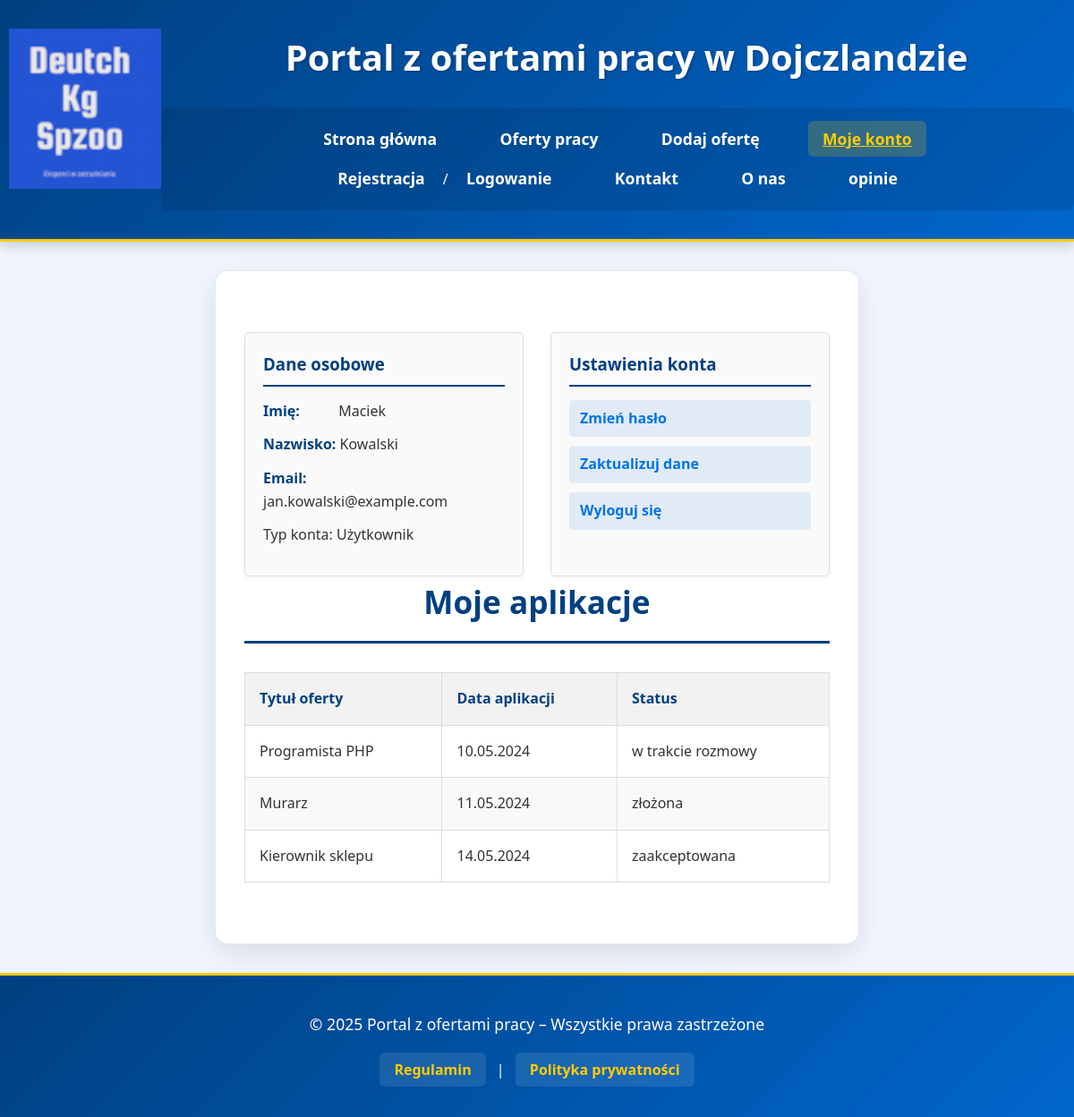
Page /konto.php (signed in) on the committed database.
### tables this page shows
CREATE TABLE `uzytkownicy` (
  `id` int(11) NOT NULL,
  `imie` varchar(100) DEFAULT NULL,
  `nazwisko` varchar(100) DEFAULT NULL,
  `email` varchar(255) NOT NULL,
  `telefon` varchar(20) DEFAULT NULL,
  `zdjecie_profilowe` varchar(255) DEFAULT NULL,
  `haslo` varchar(255) NOT NULL,
  `opis` text DEFAULT NULL,
  `rola` enum('uzytkownik','pracodawca','admin') DEFAULT 'uzytkownik',
  `aktywny` tinyint(1) DEFAULT 1,
  `data_rejestracji` datetime DEFAULT current_timestamp(),
  `ostatnie_logowanie` datetime DEFAULT NULL,
  `pensja` decimal(10,2) DEFAULT NULL
);

CREATE TABLE `aplikacje` (
  `id` int(11) NOT NULL,
  `id_uzytkownika` int(11) NOT NULL,
  `id_oferty` int(11) NOT NULL,
  `wiadomosc` text DEFAULT NULL,
  `cv_plik` varchar(255) DEFAULT NULL,
  `list_plik` varchar(255) DEFAULT NULL,
  `data_aplikacji` datetime DEFAULT current_timestamp(),
  `status` enum('złożona','w recenzji','odrzucona','zaakceptowana','w trakcie rozmowy') DEFAULT 'złożona',
  `data_aktualizacji` datetime DEFAULT NULL
);

CREATE TABLE `oferty` (
  `id` int(11) NOT NULL,
  `tytul` varchar(255) NOT NULL,
  `opis` text NOT NULL,
  `firma` varchar(255) NOT NULL,
  `lokalizacja` varchar(255) DEFAULT NULL,
  `wynagrodzenie_min` decimal(10,2) DEFAULT NULL,
  `wynagrodzenie_max` decimal(10,2) DEFAULT NULL,
  `typ_pracy` enum('pełny etat','część etatu','tymczasowa','staż','praktyka','freelance') DEFAULT 'pełny etat',
  `zdalna` tinyint(1) DEFAULT 0,
  `termin_aplikacji` date DEFAULT NULL,
  `kategoria` varchar(100) DEFAULT NULL,
  `data_dodania` datetime DEFAULT current_timestamp(),
  `id_pracodawcy` int(11) NOT NULL
);

### konto.php (the view, shortened to what this page needs)
<?php
require_once 'config.php';
$user_id = $_SESSION['user_id'];
$user_data = [];
try {
    $stmt = $conn->prepare("SELECT imie, nazwisko, email, rola FROM uzytkownicy WHERE id = ?");
    $stmt->bind_param('i', $user_id);
    $stmt->execute();
    $result = $stmt->get_result();
    if ($result->num_rows === 1) {
        $user_data = $result->fetch_assoc();
    } else {
        session_destroy();
        header('Location: logowanie.php');
        exit();
    }
} catch (Exception $e) {
    die("Wystąpił błąd: " . $e->getMessage());
}
$applications = [];
try {
    $stmt = $conn->prepare("SELECT a.id, o.tytul, a.data_aplikacji, a.status
                           FROM aplikacje a
                           JOIN oferty o ON a.id_oferty = o.id
                           WHERE a.id_uzytkownika = ?");
    $stmt->bind_param('i', $user_id);
    $stmt->execute();
    $result = $stmt->get_result();
    while ($row = $result->fetch_assoc()) {
        $applications[] = $row;
    }
} catch (Exception $e) {
    die("Wystąpił błąd: " . $e->getMessage());
}
?>
<!DOCTYPE html>
<html lang="pl">
<head>
    <link rel="stylesheet" href="styleindex.css">
    <link rel="stylesheet" href="konto.css">
</head>
<body>
<header>
        <img src="logo.png" alt="Logo" style=" float:left;margin-left:10px;">
    <h1>Portal z ofertami pracy w Dojczlandzie</h1>
    <nav>
        <ul>
            <li><a href="index.php">Strona główna</a></li>
            <li><a href="lista_ofert.php">Oferty pracy</a></li>
            <li><a href="dodaj_oferte.php">Dodaj ofertę</a></li>
            <li><a href="konto.php" class="active">Moje konto</a></li>
            <li><a href="rejestracja.php">Rejestracja</a> / <a href="logowanie.php">Logowanie</a></li>
            <li><a href="kontakt.php">Kontakt</a></li>
            <li><a href="o_nas.php">O nas</a></li>
            <li><a href="opinie.php">opinie</a></li>
        </ul>
    </nav>
</header>
<main>
    <section class="konto-panel">
        <div class="dane-osobowe">
            <h3>Dane osobowe</h3>
            <p><strong>Imię:</strong> <?= htmlspecialchars($user_data['imie']) ?></p>
            <p><strong>Nazwisko:</strong> <?= htmlspecialchars($user_data['nazwisko']) ?></p>
            <p><strong>Email:</strong> <?= htmlspecialchars($user_data['email']) ?></p>
            <p class="rola-info">Typ konta: <?= $user_data['rola'] === 'pracodawca' ? 'Pracodawca' : 'Użytkownik' ?></p>
        </div>
        <div class="ustawienia-konta">
            <h3>Ustawienia konta</h3>
            <ul>
                <li><a href="zmiana_hasla.php">Zmień hasło</a></li>
                <li><a href="edytuj_dane.php">Zaktualizuj dane</a></li>
                <li><a href="?wyloguj=1">Wyloguj się</a></li>
            </ul>
        </div>
    </section>
    <section id="aplikacje">
        <h2>Moje aplikacje</h2>
        <?php if (empty($applications)): ?>
            <p>Nie złożyłeś jeszcze żadnych aplikacji.</p>
        <?php else: ?>
            <table>
                <thead>
                    <tr>
                        <th>Tytuł oferty</th>
                        <th>Data aplikacji</th>
                        <th>Status</th>
                    </tr>
                </thead>
                <tbody>
                    <?php foreach ($applications as $application): ?>
                        <tr>
                            <td><?= htmlspecialchars($application['tytul']) ?></td>
                            <td><?= date('d.m.Y', strtotime($application['data_aplikacji'])) ?></td>
                            <td><?= htmlspecialchars($application['status']) ?></td>
                        </tr>
                    <?php endforeach; ?>
                </tbody>
            </table>
        <?php endif; ?>
    </section>
</main>
<footer>
    <p>&copy; 2025 Portal z ofertami pracy – Wszystkie prawa zastrzeżone</p>
    <a href="regulamin.php">Regulamin</a> | <a href="polityka_prywatnosci.php">Polityka prywatności</a>
</footer>
</body>
</html>

### styleindex.css (style rules this page uses)
* { margin: 0; padding: 0; box-sizing: border-box; }
body { font-family: 'Segoe UI', Roboto, Oxygen, Ubuntu, Cantarell, 'Open Sans', 'Helvetica Neue', sans-serif; background-color: #f0f5ff; color: #333; line-height: 1.6; min-height: 100vh; display: grid; grid-template-columns: 1fr 3fr 1fr; grid-template-areas: "header header header" "left main right" "footer footer footer"; }
header { grid-area: header; background: linear-gradient(135deg, #004080 0%, #0066cc 100%); color: #fff; padding: 2rem 0; text-align: center; box-shadow: 0 4px 15px rgba(0, 0, 0, 0.2); border-bottom: 3px solid #ffcc00; }
header h1 { margin-bottom: 1.5rem; font-size: 2.5rem; font-weight: 700; text-shadow: 1px 1px 3px rgba(0, 0, 0, 0.3); }
nav ul { list-style: none; padding: 0; margin: 1.5rem 0 0; display: flex; justify-content: center; flex-wrap: wrap; background-color: rgba(0, 0, 0, 0.1); padding: 0.8rem; border-radius: 8px; max-width: 90%; margin: 0 auto; }
nav ul li { margin: 0.5rem 1.2rem; }
nav ul li a { color: #fff; text-decoration: none; font-weight: 600; padding: 0.5rem 1rem; position: relative; transition: all 0.3s ease; font-size: 1.1rem; }
nav ul li a:hover, nav ul li a.active { color: #ffcc00; transform: translateY(-2px); }
nav ul li a.active { background-color: rgba(255, 204, 0, 0.2); border-radius: 6px; }
main { grid-area: main; padding: 3rem 2rem; margin: 2rem 0; background-color: #fff; border-radius: 15px; box-shadow: 0 10px 30px rgba(0, 0, 0, 0.1); border: 1px solid rgba(0, 64, 128, 0.1); }
main h2 { color: #004080; font-size: 2.2rem; margin-bottom: 2rem; padding-bottom: 1rem; border-bottom: 3px solid #004080; font-weight: 700; text-align: center; }
.konto-panel { display: grid; grid-template-columns: 1fr 1fr; gap: 2rem; }
.dane-osobowe, .ustawienia-konta { background-color: #fff; padding: 2rem; border-radius: 10px; box-shadow: 0 5px 15px rgba(0, 0, 0, 0.1); }
.dane-osobowe h3, .ustawienia-konta h3 { color: #004080; margin-bottom: 1.5rem; padding-bottom: 0.5rem; border-bottom: 2px solid #ffcc00; }
.ustawienia-konta ul { list-style: none; }
.ustawienia-konta li { margin-bottom: 1rem; }
.ustawienia-konta a { color: #0066cc; text-decoration: none; font-weight: 600; transition: all 0.3s ease; display: inline-block; padding: 0.5rem 1rem; border-radius: 6px; background-color: rgba(0, 102, 204, 0.1); }
footer { grid-area: footer; text-align: center; padding: 2.5rem; background: linear-gradient(135deg, #004080 0%, #0066cc 100%); color: #fff; margin-top: auto; border-top: 3px solid #ffcc00; }
footer p { margin-bottom: 1.5rem; font-size: 1.1rem; }
footer a { color: #ffcc00; text-decoration: none; font-weight: 600; transition: all 0.3s ease; padding: 0.5rem 1rem; border-radius: 6px; background-color: rgba(255, 255, 255, 0.1); margin: 0 0.5rem; }
table { width: 100%; border-collapse: collapse; margin: 20px 0; }
th, td { border: 1px solid #dddddd; text-align: left; padding: 8px; }
th { background-color: #f2f2f2; }
tr:nth-child(even) { background-color: #f9f9f9; }
header h1 { display: inline-block; margin-left: 20px; vertical-align: middle; }

### konto.css (style rules this page uses)
.konto-panel { display: grid; grid-template-columns: 1fr 1fr; gap: 30px; margin-top: 20px; }
.dane-osobowe, .ustawienia-konta { background-color: #fafafa; border: 1px solid #ddd; border-radius: 5px; padding: 20px; box-shadow: 0 2px 5px rgba(0,0,0,0.05); }
.dane-osobowe h3, .ustawienia-konta h3 { color: #004080; border-bottom: 2px solid #004080; padding-bottom: 8px; margin-bottom: 15px; }
.dane-osobowe p { margin-bottom: 12px; line-height: 1.6; }
.dane-osobowe strong { color: #004080; min-width: 80px; display: inline-block; }
.ustawienia-konta ul { list-style: none; padding: 0; }
.ustawienia-konta li { margin-bottom: 10px; }
.ustawienia-konta a { display: block; padding: 8px 12px; color: #0073e6; text-decoration: none; border-radius: 4px; transition: all 0.2s ease; }
nav ul li a[href="konto.php"] { text-decoration: underline; color: #ffcc00; }
table { width: 100%; border-collapse: collapse; margin-top: 1rem; }
th, td { padding: 1rem; text-align: left; border-bottom: 1px solid #ddd; }
th { background-color: #f2f2f2; color: #004080; }

### rows in the picture
uzytkownicy: imie "Maciek", nazwisko "Kowalski", email "jan.kowalski@example.com"
aplikacje: id_oferty.tytul "Programista PHP", data_aplikacji "10.05.2024", status "w trakcie rozmowy"
aplikacje: id_oferty.tytul "Murarz", data_aplikacji "11.05.2024", status "złożona"
aplikacje: id_oferty.tytul "Kierownik sklepu", data_aplikacji "14.05.2024", status "zaakceptowana"
